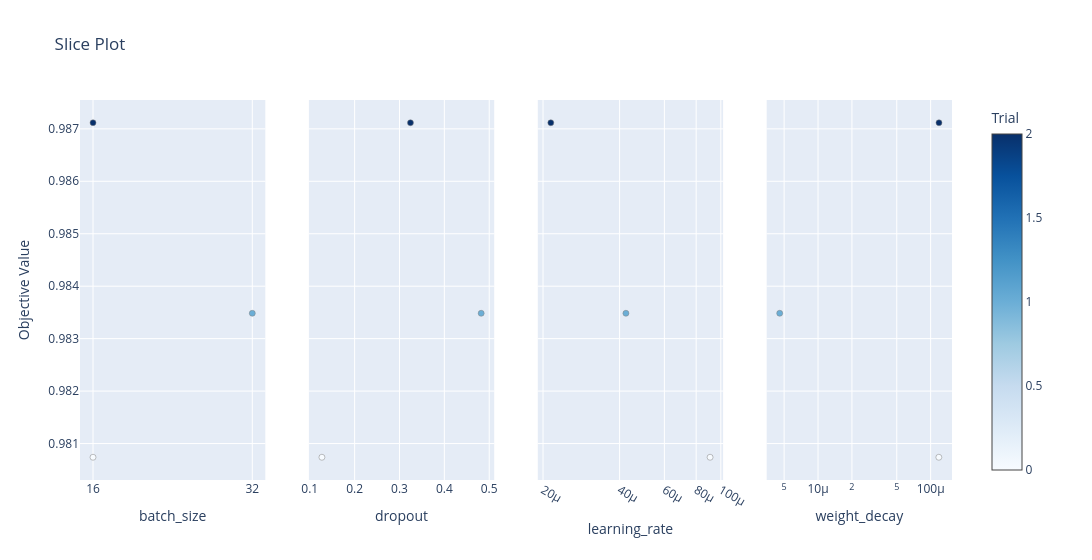

The cell this chart's notebook holds for it:
### Code cell
vis.plot_slice(study, params=["learning_rate", "dropout", "weight_decay", "batch_size"])

### Figure 1 — Plotly figure (JSON) as saved in the notebook; plotly's stock layout.template omitted (floating-point values rounded to 4 significant figures)
{"data": [{"marker": {"color": [0, 1, 2], "colorbar": {"title": {"text": "Trial"}, "x": 1, "xpad": 40}, "colorscale": [[0, "rgb(247,251,255)"], [0.125, "rgb(222,235,247)"], [0.25, "rgb(198,219,239)"], [0.375, "rgb(158,202,225)"], [0.5, "rgb(107,174,214)"], [0.625, "rgb(66,146,198)"], [0.75, "rgb(33,113,181)"], [0.875, "rgb(8,81,156)"], [1, "rgb(8,48,107)"]], "line": {"color": "Grey", "width": 0.5}, "showscale": true}, "mode": "markers", "name": "Feasible Trial", "showlegend": false, "type": "scatter", "x": [16, 32, 16], "xaxis": "x", "y": [0.9807, 0.9835, 0.9871], "yaxis": "y"}, {"marker": {"color": [0, 1, 2], "colorbar": {"title": {"text": "Trial"}, "x": 1, "xpad": 40}, "colorscale": [[0, "rgb(247,251,255)"], [0.125, "rgb(222,235,247)"], [0.25, "rgb(198,219,239)"], [0.375, "rgb(158,202,225)"], [0.5, "rgb(107,174,214)"], [0.625, "rgb(66,146,198)"], [0.75, "rgb(33,113,181)"], [0.875, "rgb(8,81,156)"], [1, "rgb(8,48,107)"]], "line": {"color": "Grey", "width": 0.5}, "showscale": false}, "mode": "markers", "name": "Feasible Trial", "showlegend": false, "type": "scatter", "x": [0.1271, 0.4821, 0.3245], "xaxis": "x2", "y": [0.9807, 0.9835, 0.9871], "yaxis": "y2"}, {"marker": {"color": [0, 1, 2], "colorbar": {"title": {"text": "Trial"}, "x": 1, "xpad": 40}, "colorscale": [[0, "rgb(247,251,255)"], [0.125, "rgb(222,235,247)"], [0.25, "rgb(198,219,239)"], [0.375, "rgb(158,202,225)"], [0.5, "rgb(107,174,214)"], [0.625, "rgb(66,146,198)"], [0.75, "rgb(33,113,181)"], [0.875, "rgb(8,81,156)"], [1, "rgb(8,48,107)"]], "line": {"color": "Grey", "width": 0.5}, "showscale": false}, "mode": "markers", "name": "Feasible Trial", "showlegend": false, "type": "scatter", "x": [9.075e-05, 4.236e-05, 2.146e-05], "xaxis": "x3", "y": [0.9807, 0.9835, 0.9871], "yaxis": "y3"}, {"marker": {"color": [0, 1, 2], "colorbar": {"title": {"text": "Trial"}, "x": 1, "xpad": 40}, "colorscale": [[0, "rgb(247,251,255)"], [0.125, "rgb(222,235,247)"], [0.25, "rgb(198,219,239)"], [0.375, "rgb(158,202,225)"], [0.5, "rgb(107,174,214)"], [0.625, "rgb(66,146,198)"], [0.75, "rgb(33,113,181)"], [0.875, "rgb(8,81,156)"], [1, "rgb(8,48,107)"]], "line": {"color": "Grey", "width": 0.5}, "showscale": false}, "mode": "markers", "name": "Feasible Trial", "showlegend": false, "type": "scatter", "x": [0.0001182, 4.569e-06, 0.0001186], "xaxis": "x4", "y": [0.9807, 0.9835, 0.9871], "yaxis": "y4"}], "layout": {"title": {"text": "Slice Plot"}, "width": 1200, "xaxis": {"anchor": "y", "categoryarray": [16, 32], "categoryorder": "array", "domain": [0, 0.2125], "title": {"text": "batch_size"}, "type": "category"}, "xaxis2": {"anchor": "y2", "domain": [0.2625, 0.475], "title": {"text": "dropout"}}, "xaxis3": {"anchor": "y3", "domain": [0.525, 0.7375], "title": {"text": "learning_rate"}, "type": "log"}, "xaxis4": {"anchor": "y4", "domain": [0.7875, 1], "title": {"text": "weight_decay"}, "type": "log"}, "yaxis": {"anchor": "x", "domain": [0, 1], "title": {"text": "Objective Value"}}, "yaxis2": {"anchor": "x2", "domain": [0, 1], "matches": "y", "showticklabels": false}, "yaxis3": {"anchor": "x3", "domain": [0, 1], "matches": "y", "showticklabels": false}, "yaxis4": {"anchor": "x4", "domain": [0, 1], "matches": "y", "showticklabels": false}}}
